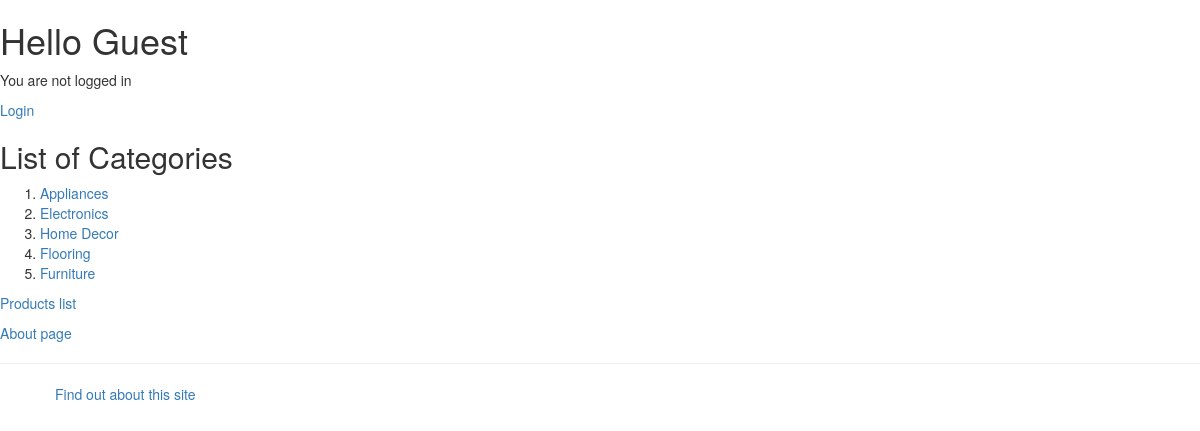
The page / on the database its author committed.
### myapp/models.py (models this page shows, shortened)
class Category(models.Model):
    name = models.CharField(max_length=200, default='Furniture')
    warehouse = models.CharField(max_length=200, default='Windsor')

### myapp/views.py (the view)
# urls.py: re_path(r'^$', views.indexView.as_view(), name='index'),
class indexView(View):
    def get(self, request):
        cat_list = Category.objects.all().order_by('id')[:10]
        client = Client.objects.get(username="allenwang")
        return render(request, 'myapp/index.html', {'cat_list': cat_list,'client':client})
    '''
    for cat in cat_list:
        para = '<p>'+ str(cat.id) + ': ' + str(cat) + '</p>'
        response.write(para)
    return response
    '''# This one is subsituted by the above codes, I don't need this one.

### myapp/templates/myapp/index.html (shortened to what this page needs)
{% extends "myapp/base.html" %}
 {% load bootstrap3 %}
    {% block body_block %}
 {% if cat_list %}
 <h2>List of Categories</h2>
 <ol>
 {% for cat in cat_list %}
     <li> <a href="{%url 'detail' cat.id%}">{{ cat.name}}</a> </li>
 {% endfor %}
 </ol>
 {% else %}
 <p>There are no available categories!</p>
 {% endif %}
        <p><a href="/myapp/products/ ">Products list</a></p>
<p><a href="{%url 'about'%}">About page</a></p>
    {% endblock %}

### rows shown on the page
Category: name "Appliances"
Category: name "Electronics"
Category: name "Home Decor"
Category: name "Flooring"
Category: name "Furniture"
